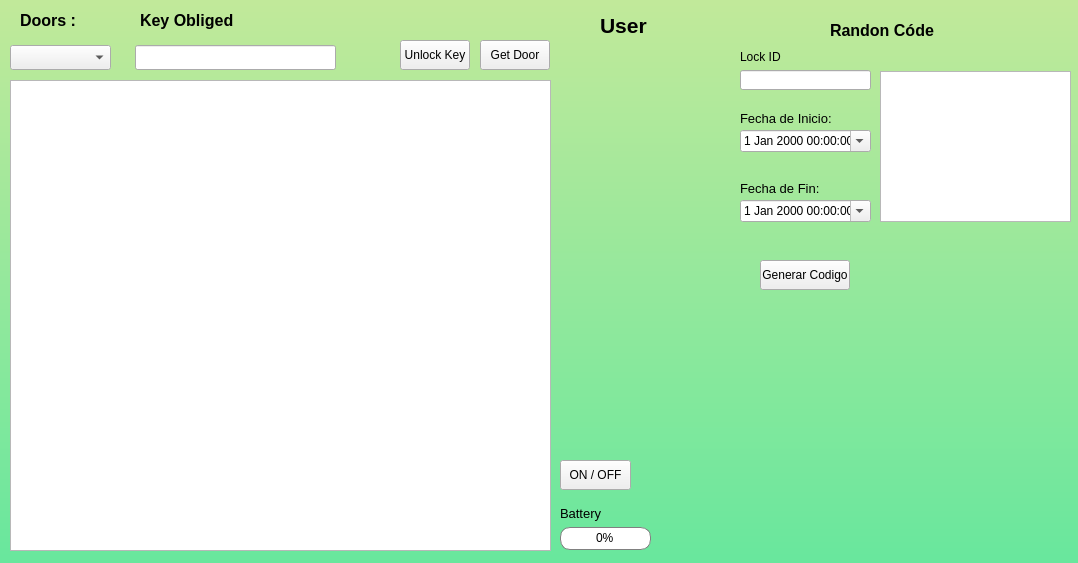
<?xml version="1.0" encoding="UTF-8"?>
<ui version="4.0">
 <class>MainWindow</class>
 <widget class="QMainWindow" name="MainWindow">
  <property name="geometry">
   <rect>
    <x>0</x>
    <y>0</y>
    <width>1078</width>
    <height>563</height>
   </rect>
  </property>
  <property name="windowTitle">
   <string>MainWindow</string>
  </property>
  <widget class="QWidget" name="centralwidget">
   <widget class="QFrame" name="frame">
    <property name="geometry">
     <rect>
      <x>-30</x>
      <y>-10</y>
      <width>1121</width>
      <height>611</height>
     </rect>
    </property>
    <property name="styleSheet">
     <string notr="true">background-color: qlineargradient(spread:pad, x1:0, y1:0, x3:1, y2:2, stop:0 rgba(195, 233, 154), stop:1 rgba(1, 229, 161, 255));</string>
    </property>
    <property name="frameShape">
     <enum>QFrame::StyledPanel</enum>
    </property>
    <property name="frameShadow">
     <enum>QFrame::Raised</enum>
    </property>
   </widget>
   <widget class="QComboBox" name="list_door">
    <property name="geometry">
     <rect>
      <x>10</x>
      <y>45</y>
      <width>101</width>
      <height>25</height>
     </rect>
    </property>
   </widget>
   <widget class="QLabel" name="label_door">
    <property name="geometry">
     <rect>
      <x>20</x>
      <y>10</y>
      <width>81</width>
      <height>21</height>
     </rect>
    </property>
    <property name="font">
     <font>
      <pointsize>12</pointsize>
      <weight>75</weight>
      <bold>true</bold>
     </font>
    </property>
    <property name="text">
     <string>Doors :</string>
    </property>
   </widget>
   <widget class="QPushButton" name="get_door">
    <property name="geometry">
     <rect>
      <x>480</x>
      <y>40</y>
      <width>70</width>
      <height>30</height>
     </rect>
    </property>
    <property name="font">
     <font>
      <weight>50</weight>
      <bold>false</bold>
     </font>
    </property>
    <property name="text">
     <string>Get Door</string>
    </property>
   </widget>
   <widget class="QTableWidget" name="tableWidget">
    <property name="geometry">
     <rect>
      <x>10</x>
      <y>80</y>
      <width>541</width>
      <height>471</height>
     </rect>
    </property>
   </widget>
   <widget class="QLineEdit" name="key_obligatory">
    <property name="geometry">
     <rect>
      <x>135</x>
      <y>45</y>
      <width>201</width>
      <height>25</height>
     </rect>
    </property>
   </widget>
   <widget class="QLabel" name="key_label">
    <property name="geometry">
     <rect>
      <x>140</x>
      <y>10</y>
      <width>121</width>
      <height>21</height>
     </rect>
    </property>
    <property name="font">
     <font>
      <pointsize>12</pointsize>
      <weight>75</weight>
      <bold>true</bold>
     </font>
    </property>
    <property name="text">
     <string>Key Obliged</string>
    </property>
   </widget>
   <widget class="QPushButton" name="unlock_key">
    <property name="geometry">
     <rect>
      <x>400</x>
      <y>40</y>
      <width>70</width>
      <height>30</height>
     </rect>
    </property>
    <property name="text">
     <string>Unlock Key</string>
    </property>
   </widget>
   <widget class="QDateTimeEdit" name="date_time_start">
    <property name="geometry">
     <rect>
      <x>740</x>
      <y>130</y>
      <width>131</width>
      <height>22</height>
     </rect>
    </property>
    <property name="showGroupSeparator" stdset="0">
     <bool>false</bool>
    </property>
    <property name="calendarPopup">
     <bool>true</bool>
    </property>
    <property name="timeSpec">
     <enum>Qt::UTC</enum>
    </property>
   </widget>
   <widget class="QDateTimeEdit" name="date_time_end">
    <property name="geometry">
     <rect>
      <x>740</x>
      <y>200</y>
      <width>131</width>
      <height>22</height>
     </rect>
    </property>
    <property name="showGroupSeparator" stdset="0">
     <bool>false</bool>
    </property>
    <property name="maximumDateTime">
     <datetime>
      <hour>23</hour>
      <minute>59</minute>
      <second>59</second>
      <year>9999</year>
      <month>12</month>
      <day>31</day>
     </datetime>
    </property>
    <property name="minimumDateTime">
     <datetime>
      <hour>1</hour>
      <minute>0</minute>
      <second>0</second>
      <year>1752</year>
      <month>9</month>
      <day>14</day>
     </datetime>
    </property>
    <property name="maximumTime">
     <time>
      <hour>23</hour>
      <minute>59</minute>
      <second>59</second>
     </time>
    </property>
    <property name="minimumTime">
     <time>
      <hour>1</hour>
      <minute>0</minute>
      <second>0</second>
     </time>
    </property>
    <property name="calendarPopup">
     <bool>true</bool>
    </property>
    <property name="timeSpec">
     <enum>Qt::LocalTime</enum>
    </property>
   </widget>
   <widget class="QLabel" name="date_start_label">
    <property name="geometry">
     <rect>
      <x>740</x>
      <y>110</y>
      <width>91</width>
      <height>16</height>
     </rect>
    </property>
    <property name="font">
     <font>
      <pointsize>10</pointsize>
     </font>
    </property>
    <property name="text">
     <string>Fecha de Inicio:</string>
    </property>
   </widget>
   <widget class="QLabel" name="date_end_label">
    <property name="geometry">
     <rect>
      <x>740</x>
      <y>180</y>
      <width>91</width>
      <height>16</height>
     </rect>
    </property>
    <property name="font">
     <font>
      <pointsize>10</pointsize>
     </font>
    </property>
    <property name="text">
     <string>Fecha de Fin:</string>
    </property>
   </widget>
   <widget class="QPushButton" name="get_randon_code">
    <property name="geometry">
     <rect>
      <x>760</x>
      <y>260</y>
      <width>90</width>
      <height>30</height>
     </rect>
    </property>
    <property name="text">
     <string>Generar Codigo</string>
    </property>
   </widget>
   <widget class="QLineEdit" name="lock_id_entry">
    <property name="geometry">
     <rect>
      <x>740</x>
      <y>70</y>
      <width>131</width>
      <height>20</height>
     </rect>
    </property>
   </widget>
   <widget class="QLabel" name="lock_id_label">
    <property name="geometry">
     <rect>
      <x>740</x>
      <y>50</y>
      <width>47</width>
      <height>13</height>
     </rect>
    </property>
    <property name="text">
     <string>Lock ID</string>
    </property>
   </widget>
   <widget class="QTableWidget" name="list_randon_code">
    <property name="geometry">
     <rect>
      <x>880</x>
      <y>71</y>
      <width>191</width>
      <height>151</height>
     </rect>
    </property>
   </widget>
   <widget class="QProgressBar" name="batery_status">
    <property name="geometry">
     <rect>
      <x>560</x>
      <y>527</y>
      <width>91</width>
      <height>23</height>
     </rect>
    </property>
    <property name="styleSheet">
     <string notr="true">    QProgressBar {
        border: 1px solid grey;
        border-radius: 10px; /* Radio de la esquina */
        text-align: center;
    }
    QProgressBar::chunk {
        background-color: #05B8CC; /* Color del progreso */
        border-radius: 10px; /* Radio de la esquina para el área de progreso */
    }</string>
    </property>
    <property name="value">
     <number>0</number>
    </property>
   </widget>
   <widget class="QLabel" name="battery_label">
    <property name="geometry">
     <rect>
      <x>560</x>
      <y>503</y>
      <width>51</width>
      <height>20</height>
     </rect>
    </property>
    <property name="font">
     <font>
      <pointsize>10</pointsize>
     </font>
    </property>
    <property name="text">
     <string>Battery</string>
    </property>
   </widget>
   <widget class="QPushButton" name="on_off_button">
    <property name="geometry">
     <rect>
      <x>560</x>
      <y>460</y>
      <width>71</width>
      <height>30</height>
     </rect>
    </property>
    <property name="text">
     <string>ON / OFF</string>
    </property>
   </widget>
   <widget class="QLabel" name="randon_code_label">
    <property name="geometry">
     <rect>
      <x>830</x>
      <y>20</y>
      <width>121</width>
      <height>21</height>
     </rect>
    </property>
    <property name="font">
     <font>
      <pointsize>12</pointsize>
      <weight>75</weight>
      <bold>true</bold>
     </font>
    </property>
    <property name="text">
     <string>Randon Códe</string>
    </property>
   </widget>
   <widget class="QLabel" name="user_label_custom">
    <property name="geometry">
     <rect>
      <x>600</x>
      <y>10</y>
      <width>131</width>
      <height>31</height>
     </rect>
    </property>
    <property name="font">
     <font>
      <pointsize>16</pointsize>
      <weight>75</weight>
      <bold>true</bold>
     </font>
    </property>
    <property name="text">
     <string>User</string>
    </property>
   </widget>
  </widget>
 </widget>
 <resources/>
 <connections/>
</ui>
